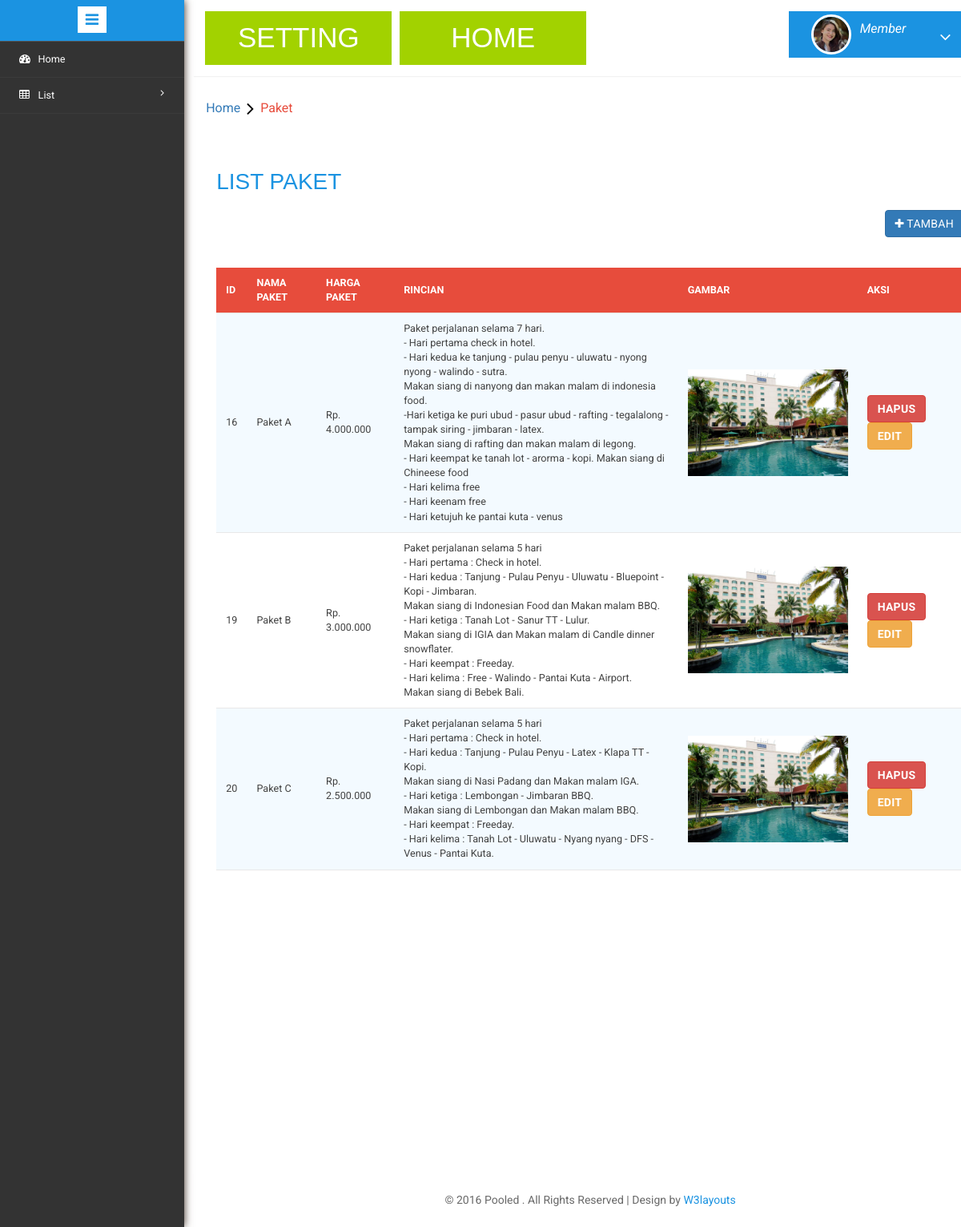
Page /index.php/btraveladmin/settingpaketlist on the committed database.
### tables this page shows
CREATE TABLE `paket` (
  `id_paket` int(11) NOT NULL,
  `nama_paket` varchar(50) NOT NULL,
  `harga_paket` varchar(50) NOT NULL,
  `rincian_paket` varchar(1000) NOT NULL,
  `gambar` varchar(500) NOT NULL
);

### application/controllers/Btraveladmin.php (called while the page is built, shortened)
<?php
class Btraveladmin extends CI_Controller
{
	function __construct()
	{
		$this->load->model('Btravel_model');
		$this->load->model('Btravel_model_booking');
		$this->load->model('Btravel_model_komentar');
		$this->load->model('Btravel_model_member');
		$this->load->model('Btravel_model_konfirmasi');
	}
    function settingpaketlist()
    {
    	$data['btravel']=$this->Btravel_model->ambil_data();
    	$this->load->view('admin/Settingpaketlist',$data);
    }
}
?>

### index.php (called while the page is built, shortened)
<?php
require_once BASEPATH.'core/CodeIgniter.php';

### application/models/Btravel_model.php (called while the page is built, shortened)
 	<?php
class Btravel_model extends CI_Model	{
	public $nama_table_paket = 'paket';
	public $id = 'id_paket';
	public $order = 'ASC';
	function ambil_data()
	{
		$this->db->order_by($this->id,$this->order);
		return $this->db->get($this->nama_table_paket)->result();
	}
}
 ?>

### application/views/admin/Settingpaketlist.php (the view, shortened to what this page needs)
<!DOCTYPE HTML>
<html>
<head>
	<link href="<?php echo base_url()."assets/css_setting/"; ?>css/bootstrap.min.css" rel='stylesheet' type='text/css' />
	<link href="<?php echo base_url()."assets/css_setting/"; ?>css/style.css" rel='stylesheet' type='text/css' />
	<link rel="stylesheet" href="<?php echo base_url()."assets/css_setting/"; ?>css/morris.css" type="text/css"/>
	<link href="<?php echo base_url()."assets/css_setting/"; ?>css/font-awesome.css" rel="stylesheet">
	<link rel="stylesheet" type="text/css" href="<?php echo base_url()."assets/css_setting/"; ?>css/table-style.css" />
	<link rel="stylesheet" type="text/css" href="<?php echo base_url()."assets/css_setting/"; ?>css/basictable.css" />
	<link rel="stylesheet" href="css/icon-font.min.css" type='text/css' />
	<link href="<?php echo base_url()."assets/css_home/"; ?>css/bootstrap.css" type="text/css" rel="stylesheet" media="all">
	<link href="<?php echo base_url()."assets/css_home/"; ?>css/style.css" type="text/css" rel="stylesheet" media="all">
	<link href="<?php echo base_url()."assets/css_home/"; ?>css/font-awesome.css" rel="stylesheet">
	<link href='<?php echo base_url()."assets/css_home/"; ?>css/simplelightbox.min.css' rel='stylesheet' type='text/css'>
</head>
<body>
	<div class="page-container">
		<div class="left-content">
			<div class="mother-grid-inner">
				<div class="header-main">
					<div class="logo-w3-agile">
						<h1><a href="<?php echo site_url('btraveladmin/settinghome'); ?>">SETTING</a></h1>
					</div>
					<div class="logo-w3-agile">
						<h1><a href="<?php echo site_url('btravel/home'); ?>">HOME</a></h1>
					</div>
					<?php
					if(!empty($this->session->userdata('usernameadmin'))){
						?>
						<div class="profile_details w3l">
							<ul>
								<li class="dropdown profile_details_drop">
									<a href="#" class="dropdown-toggle" data-toggle="dropdown" aria-expanded="false">
										<div class="profile_img">
											<span class="prfil-img"><img src="<?php echo base_url()."assets/css_setting/"; ?>images/in4.jpg" alt=""> </span>
											<div class="user-name">
												<p><?php echo $this->session->userdata('usernameadmin')?></p>
												<span>Administrator</span>
											</div>
											<i class="fa fa-angle-down"></i>
											<i class="fa fa-angle-up"></i>
											<div class="clearfix"></div>
										</div>
									</a>
									<ul class="dropdown-menu drp-mnu">
										<li> <a href="<?php echo site_url('login/logout'); ?>"><i class="fa fa-sign-out"></i> Logout</a> </li>
									</ul>
								</li>
							</ul>
						</div>
						<?php
					}else
					{
						?>
						<div class="profile_details w3l">
							<ul>
								<li class="dropdown profile_details_drop">
									<a href="#" class="dropdown-toggle" data-toggle="dropdown" aria-expanded="false">
										<div class="profile_img">
											<span class="prfil-img"><img src="<?php echo base_url()."assets/css_setting/"; ?>images/in4.jpg" alt=""> </span>
											<div class="user-name">
												<span>Member</span>
											</div>
											<i class="fa fa-angle-down"></i>
											<div class="clearfix"></div>
										</div>
									</a>
								</li>
							</ul>
						</div>
						<?php
					}
					?>
				</div>
				<ol class="breadcrumb">
					<li class="breadcrumb-item"><a href="<?php echo site_url('btraveladmin/settinghome');?>">Home</a><i class="fa fa-angle-right"></i>Paket</li>
				</ol>
				<div class="agile-grids">
					<div class="agile-tables">
						<div class="w3l-table-info">
							<h2>LIST PAKET</h2>
							<div class="row">
								<div class="col-md-12 text-right">
									<a href="<?php echo site_url('btravel/tambah'); ?>" class="btn btn-primary" style="margin-top:20px;margin-bottom:20px"><i class="fa fa-plus"></i> Tambah</a>
								</div>
							</div>
							<table id="table">
								<thead>
									<tr>
										<th>ID</th>
										<th>Nama paket</th>
										<th>Harga paket</th>
										<th>Rincian</th>
										<th>Gambar</th>
										<th>Aksi</th>
									</tr>
								</thead>
								<tbody>
									<?php foreach ($btravel as $key => $value) {
										?>
										<tr>
											<td><?php echo $value->id_paket; ?></td>
											<td><?php echo $value->nama_paket; ?></td>
											<td><?php echo $value->harga_paket; ?></td>
											<td><?php echo $value->rincian_paket; ?></td>
											<td><img style="width:200px; height:auto;" width="50%" height="50%" src="<?php echo site_url()?>assets/uploads/<?php echo $value->gambar; ?>"></td>
											<td>
												<a href="<?php echo site_url('btravel/delete/'.$value->id_paket); ?> " class="btn btn-danger">
													<B>HAPUS</B>
												</a>
												<a href="<?php echo site_url('btravel/update/'.$value->id_paket); ?> " class="btn btn-warning">
													<b>EDIT</b>
												</a>
											</td>
										</tr>
										<?php } ?>
									</tbody>
								</table>
							</div>
						</div>
						<div class="copyrights">
							<p>© 2016 Pooled . All Rights Reserved | Design by  <a href="http://w3layouts.com/" target="_blank">W3layouts</a> </p>
						</div>
					</div>
				</div>
				<div class="sidebar-menu">
					<header class="logo1">
						<a href="#" class="sidebar-icon"> <span class="fa fa-bars"></span> </a>
					</header>
					<div class="menu">
						<ul id="menu" >
							<li><a href="<?php echo site_url('btraveladmin/settinghome');?>"><i class="fa fa-tachometer"></i> <span>Home</span><div class="clearfix"></div></a></li>
							<li><a href=""><i class="fa fa-table"></i>  <span>List</span><span class="fa fa-angle-right" style="float: right"></span><div class="clearfix"></div></a>
							</li>
						</ul>
					</div>
				</div>
			</div>
		</body>
		</html>

### assets/css_setting/css/table-style.css (style rules this page uses)
table { background: white; border-collapse: collapse; margin: 1.25em 0 0; width: 100%; }
table tr, table th, table td { border: none; border-bottom: 1px solid #e8e8e8; font-size: .95em; }
table th, table td { padding: 10px 12px; text-align: left; }
table th { background: #e74c3c; color: #fff; text-transform: uppercase; }
table tr td { background: #f3faff; color: #424242; }
table tr:nth-of-type(2n+2) td { background: #ffffff; }
table { width: 100%; }

### assets/css_home/css/style.css (style rules this page uses)
body { margin:0; font-family: 'Roboto', sans-serif; background: #fff; }
body a { transition: 0.5s all; -webkit-transition: 0.5s all; -moz-transition: 0.5s all; -o-transition: 0.5s all; -ms-transition: 0.5s all; text-decoration:none; outline:none; }
h1,h2,h3,h4,h5,h6 { margin:0; font-family: 'Oswald', sans-serif; }
p { margin:0; }
ul,label { margin:0; padding:0; }
P { font-size: 1em; color: #777; line-height: 1.8em; }
ol { margin-bottom: 44px; }

### rows in the picture
paket: id_paket "16", nama_paket "Paket A", harga_paket "Rp. 4.000.000", rincian_paket "Paket perjalanan selama 7 hari. - Hari pertama check in hotel. - Hari kedua ke tanjung - pulau penyu - uluwatu - nyong nyong - walindo - sutra. Makan siang di nanyong dan makan malam di indonesia food. -Hari ketiga ke puri ubud - pasur ubud - rafting - tegalalong - tampak siring - jimbaran - latex. Makan siang di rafting dan makan malam di legong. - Hari keempat ke tanah lot - arorma - kopi. Makan siang di Chineese food - Hari kelima free - Hari keenam free - Hari ketujuh ke pantai kuta - venus", gambar (picture)
paket: id_paket "19", nama_paket "Paket B", harga_paket "Rp. 3.000.000", rincian_paket "Paket perjalanan selama 5 hari - Hari pertama : Check in hotel. - Hari kedua : Tanjung - Pulau Penyu - Uluwatu - Bluepoint - Kopi - Jimbaran. Makan siang di Indonesian Food dan Makan malam BBQ. - Hari ketiga : Tanah Lot - Sanur TT - Lulur. Makan siang di IGIA dan Makan malam di Candle dinner snowflater. - Hari keempat : Freeday. - Hari kelima : Free - Walindo - Pantai Kuta - Airport. Makan siang di Bebek Bali.", gambar (picture)
paket: id_paket "20", nama_paket "Paket C", harga_paket "Rp. 2.500.000", rincian_paket "Paket perjalanan selama 5 hari - Hari pertama : Check in hotel. - Hari kedua : Tanjung - Pulau Penyu - Latex - Klapa TT - Kopi. Makan siang di Nasi Padang dan Makan malam IGA. - Hari ketiga : Lembongan - Jimbaran BBQ. Makan siang di Lembongan dan Makan malam BBQ. - Hari keempat : Freeday. - Hari kelima : Tanah Lot - Uluwatu - Nyang nyang - DFS - Venus - Pantai Kuta.", gambar (picture)
